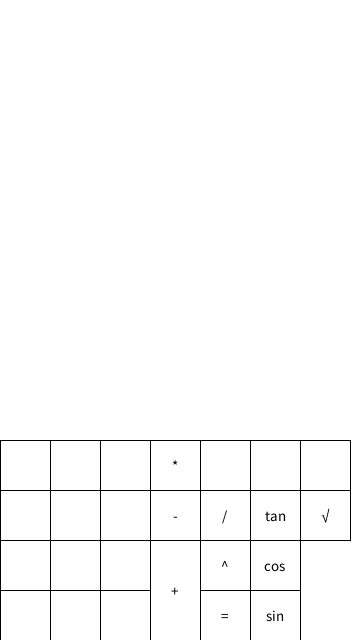
Frame 1 (no input)
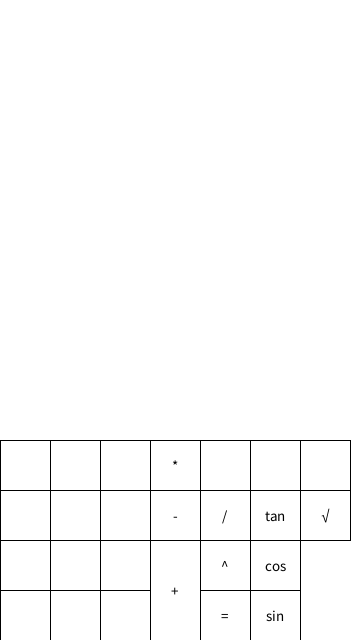
Frame 60 (the mouse pressed at the canvas centre just before this capture)
Frame 120 (the mouse held since frame 60 and released just before this capture): identical to frame 60, image omitted

The Processing sketch that drew these frames (run headless with seeded random() and noise(); from frame 60 on, the mouse is pressed at the canvas centre):

// Processing sketch: Calculator
// ── Calculator.pde
import java.util.*;

ArrayList<Button> button = new ArrayList<Button>();
ArrayList<SpecialButton> specialButton = new ArrayList<SpecialButton>();
Screen screen = new Screen();
Parser parser = new Parser();
Queue<String> history = new LinkedList<String>();

void setup(){
  frameRate(60);
  size(360, 640);
  
  float plusHeight = 0;
  float timesWidth = 0;
  for(int i = 0; i < 9; i++){
    if(i != 0 && i % 3 == 0){
      plusHeight += 50;
      timesWidth = 0;
    }
    button.add(new Number(str(i+1), timesWidth*50, (height-100) - plusHeight, 50, 50, 255));
    timesWidth++;
  }
  button.add(new Number("0", 0, (height-50), 50, 50, 255));
  button.add(new Number("00", 50, (height-50), 50, 50, 255));
  button.add(new Number(".", 100, (height-50), 50, 50, 255));
  button.add(new Operator("+", 1, 150, (height-100), 50, 100, 255));
  button.add(new Operator("-", 1, 150, (height-150), 50, 50, 255));
  button.add(new Operator("*", 2, 150, (height-200), 50, 50, 255));
  button.add(new Operator("/", 2, 200, (height-150), 50, 50, 255));
  button.add(new Operator("^", 3, 200, (height-100), 50, 50, 255));
  button.add(new Operator("sin", 3, 250, (height-50), 50, 50, 255));
  button.add(new Operator("cos", 3, 250, (height-100), 50, 50, 255));
  button.add(new Operator("tan", 3, 250, (height-150), 50, 50, 255));
   button.add(new Operator("√", 3, 300, (height-150), 50, 50, 255));
  button.add(new Equal(200, (height-50), 50, 50, 255));
  specialButton.add(new MCButton(250, height-200, 50, 50, 255));
  specialButton.add(new MRButton(200, height-200, 50, 50, 255));
  specialButton.add(new ClearButton(300, height-200, 50, 50, 255));
}

void draw(){
  background(255);
  for(int i = 0; i < button.size(); i++){
    button.get(i).render();
  }
  for(int i = 0; i < specialButton.size(); i++){
    specialButton.get(i).render();
  }
  screen.update();
}

void calculate(){
  char temp_op;
  double num_1, num_2;
  while(parser.operator.size() > 0){
    temp_op = parser.operator.remove();
    if(temp_op == '+'){
      num_1 = parser.number.remove();
      num_2 = parser.number.remove();
      Expression e = new AddExpression(new TerminalExpression(num_1), new TerminalExpression(num_2));
      parser.number.push(e.solve());
    }
    else if(temp_op == '-'){
      num_1 = parser.number.remove();
      num_2 = parser.number.remove();
      Expression e = new SubstractExpression(new TerminalExpression(num_1), new TerminalExpression(num_2));
      parser.number.push(e.solve());
    }
    else if(temp_op == '*'){
      num_1 = parser.number.remove();
      num_2 = parser.number.remove();
      Expression e = new MultiplyExpression(new TerminalExpression(num_1), new TerminalExpression(num_2));
      parser.number.push(e.solve());
    }
    else if(temp_op == '/'){
      num_1 = parser.number.remove();
      num_2 = parser.number.remove();
      Expression e = new DivideExpression(new TerminalExpression(num_1), new TerminalExpression(num_2));
      parser.number.push(e.solve());
    }
    else if(temp_op == '^'){
      num_1 = parser.number.remove();
      num_2 = parser.number.remove();
      Expression e = new PowExpression(new TerminalExpression(num_1), new TerminalExpression(num_2));
      parser.number.push(e.solve());
    }
      else if(temp_op == '√'){
      num_1 = parser.number.remove();
      Expression e = new RootExpression(new TerminalExpression(num_1));
      parser.number.push(e.solve());
    }
    else if(temp_op == 'c'){
      num_1 = parser.number.remove();
      temp_op = parser.operator.remove();
      temp_op = parser.operator.remove();
      Expression e = new CosExpression(new TerminalExpression(num_1));
      parser.number.push(e.solve());
    }
    else if(temp_op == 's'){
      num_1 = parser.number.remove();
      temp_op = parser.operator.remove();
      temp_op = parser.operator.remove();
      Expression e = new SinExpression(new TerminalExpression(num_1));
      parser.number.push(e.solve());
    }
    
    else if(temp_op == 't'){
      num_1 = parser.number.remove();
      temp_op = parser.operator.remove();
      temp_op = parser.operator.remove();
      Expression e = new TanExpression(new TerminalExpression(num_1));
      parser.number.push(e.solve());
    }
  }
}

void mouseClicked(){
  for(int i = 0; i < button.size(); i++){
    if(button.get(i).onHover()){
      try{
        button.get(i).addText();
      }
      catch (Exception e){
        println(e);
      }
      if(button.get(i).getValue().equals("=")){
        parser.parsing(screen.getShow());
        calculate();
        screen.setShow(String.valueOf(parser.number.pollFirst()));
      }
    }
  }
  for(int i = 0; i < specialButton.size(); i++){
    if(specialButton.get(i).onHover()){
      if(specialButton.get(i).getValue().equals("MC")){
        specialButton.get(i).function();
      }
      else if(specialButton.get(i).getValue().equals("MR")){
        specialButton.get(i).function();
      }
      else if(specialButton.get(i).getValue().equals("Clear")){
        screen.setShow(String.valueOf(""));
      }
    }
  }
}

// ── AddExpression.pde
class AddExpression extends BinaryExpression{
  
  AddExpression(Expression x, Expression y){
    super(x, y);
  }
  
  double solve(){
    return this.x.solve() + this.y.solve();
  }
}

// ── AddTextException.pde
class AddTextException extends Exception{
  
  public AddTextException(String s){
    super(s);
  }
}

// ── BinaryExpression.pde
abstract class BinaryExpression extends Expression{
  Expression x;
  Expression y;
  
  BinaryExpression(Expression x, Expression y){
    super();
    this.x = x;
    this.y = y;
  }
  
  abstract double solve();
}

// ── Button.pde
abstract class Button{
  
  // Position
  float positionX;
  float positionY;
  
  // Size
  float sizeX;
  float sizeY;  
  
  // Color
  color rgb;
  color background;
  
  Button(float positionX, float positionY, float sizeX, float sizeY, color rgb){
    this.positionX = positionX;
    this.positionY = positionY;
    this.sizeX = sizeX;
    this.sizeY = sizeY;
    this.rgb = rgb;
  }
  
  boolean onHover(){
    if(this.positionX <= mouseX && this.positionX + this.sizeX >= mouseX && this.positionY <= mouseY && this.positionY + this.sizeY >= mouseY){
      return true;
    }
    return false;
  }
  
  void setColor(){
    if(this.onHover()){
      if(this.rgb == #CC6600){
        this.background = color(0);
      }
      else{
        this.background = color(#CC6600);
      }
    }
    else{
      this.background = color(255);
    }
  }
  
  void render(){
    this.setColor();
    fill(this.background);
    rect(this.positionX, this.positionY, this.sizeX, this.sizeY);
  }
  
  // ABSTRACT METHOD
  abstract void addText() throws AddTextException;
  abstract String getValue();
  abstract int getPriority() throws PriorityException;
  //abstract String getType();
}

// ── Calculate.pde
class Calculate{
  
  Stack<Double> stack;
  Stack<Character> operator;
  ArrayList<String> list;
  
  Calculate(){
    stack = new Stack<Double>();
    operator = new Stack<Character>();
    list = new ArrayList<String>();
  }
  
  Calculate(String input){
    stack = new Stack<Double>();
    operator = new Stack<Character>();
    list = new ArrayList<String>();
    
    String number = "";
    for(int i = 0; i < input.length(); i++){
      if(this.isNumber(input.charAt(i)) || input.charAt(i) == '.'){
        number += input.charAt(i);
      }
      else{
        list.add(number);
        number = "";
        number += input.charAt(i);
        list.add(number);
        number = "";
      }
    }
    if(number.length() == 0){
      number += input.charAt(input.length());
    }
    list.add(number);
  }
  
  Double answer(){
    for(int i = 0; i < this.list.size(); i++){
      if(this.isOperand(this.list.get(i).charAt(0))){
        operator.add(list.get(i).charAt(0));
      }
      else{
        stack.add(Double.parseDouble(list.get(i)));
      }
      this.checkpoint(stack,operator,this.nextOp(i));
    }
    this.checkpoint(stack,operator,'0');
    println("ANJIR");
    return stack.pop();
  }
  
  char nextOp(int now){
    for(int i = now; i < this.list.size(); i++){
      if(this.isOperand(this.list.get(i).charAt(0))){
        return (this.list.get(i).charAt(0));
      }
    }
    return 0;
  }
  
  void checkpoint(Stack<Double> stack, Stack<Character> operator, char nextOp){
    while(stack.size() > 1 && operator.size() > 0){
      println("Kiri " + this.priorityOp(operator.peek()));
      println("Kanan " + this.priorityOp(nextOp));
      if(this.priorityOp(operator.peek()) > this.priorityOp(nextOp)){
        double num_2 = stack.pop();
        double num_1 = stack.pop();
        char op = operator.pop();
        double ans = this.operator(op, num_1, num_2);
        stack.push(ans);
      }
      else{
        break;
      }
    }
  }
  
  int priorityOp(char a){
    if(a == '+' || a == '-'){
      return 1;
    }
    else if(a == '*' || a == '/'){
      return 2;
    }
    else if(a == '^'){
      return 3;
    }
    return 0;
  }
  
  boolean isOperand(char a){
    int temp = (int) a;
    if(temp >= 40 && temp <= 47 || temp == 94){
      return true;
    }
    return false;
  }
  
  boolean isNumber(char a){
    int temp = (int) a;
    if(temp >= 48 && temp <= 57){
      return true;
    }
    return false;
  }
  
  double operator(char op, double num_1, double num_2){
    double result = 0;
    
    if(op == '+'){
      result = num_1 + num_2;
    }
    else if(op == '-'){
      result = num_1 - num_2;
    }
    else if(op == '*'){
      result = num_1 * num_2;
    }
    else if(op == '/'){
      result = num_1 / num_2;
    }
    else if(op == '^'){
      result = Math.pow(num_1, num_2);
    }
   
    return result;
  }
  
}

// ── Checker.pde
//class Checker{
  
//  boolean isValid(String input){
//    for(int i = 0; i < input.length(); i++){
//      if(!isNumber(input.charAt(i))){
        
//      }
//    }
//  }
  
//  private boolean isNumber(char check){
//    int temp = (int) check;
//    if(temp >= 48 && temp <= 57 || temp == 46){
//      return true;
//    }
//    return false;
//  }
//}

// ── ClearButton.pde
class ClearButton extends SpecialButton{
  ClearButton(float positionX, float positionY, float sizeX, float sizeY, color rgb){
    super("AC", positionX, positionY, sizeX, sizeY, rgb);
  }
  
    boolean isAvailable(){
    if(screen.getShow().length()!=0){
      return false;
    }
    return true;
  }
  
  @Override
  void function(){
    if(this.isAvailable()){
      println("DELETE");
    }
  
}
}

// ── CosExpression.pde
class CosExpression extends UnaryExpression {

  CosExpression(Expression x){
    super(x);
  }
  
  double solve(){
    return Math.cos(Math.toRadians(this.x.solve()));
  }
}

// ── DivideExpression.pde
class DivideExpression extends BinaryExpression {

  DivideExpression(Expression x, Expression y){
    super(x, y);
  }
  
  double solve(){
    return this.x.solve() / this.y.solve();
  }
}

// ── Equals.pde
class Equal extends Button{
  String value;
  
  public Equal(float positionX, float positionY, float sizeX, float sizeY, color rgb){
    super(positionX, positionY, sizeX, sizeY, rgb);
    this.value = "=";
  }
  
  String getValue(){
    return this.value;
  }
  
  public int getPriority() throws PriorityException{
    throw(new PriorityException("Priority Not Found"));
  }
  
  void addText(){
    screen.addShow(this.value);
  }
  
  @Override
  void render(){
    super.render();
    textSize(15);
    fill(0);
    textAlign(CENTER, CENTER);
    text(this.value, (positionX+sizeX/2), (positionY+sizeY/2));
  }
}

// ── Expression.pde
abstract class Expression{
  
  Expression(){}
  abstract double solve();
}

// ── MCButton.pde
class MCButton extends SpecialButton{
  MCButton(float positionX, float positionY, float sizeX, float sizeY, color rgb){
    super("MC", positionX, positionY, sizeX, sizeY, rgb);
  }
  
  private boolean isOperand(char check){
    int temp = (int) check;
    if((temp >= 40 && temp <= 45) || temp == 94){
      return true;
    }
    return false;
  }
  
  private boolean isIncludeOperand(String input){
    for(int i = 0; i < input.length(); i++){
      println(input.charAt(i));
      if(isOperand(input.charAt(i))){
        return true;
      }
    }
    return false;
  }
  
  boolean isAvailable(){
    if(this.isIncludeOperand(screen.getShow())){
      return false;
    }
    return true;
  }
  
  @Override
  void function(){
    if(this.isAvailable()){
      println("TRUE");
      history.add(screen.getShow());
    }
  }
}

// ── MRButton.pde
class MRButton extends SpecialButton{
  MRButton(float positionX, float positionY, float sizeX, float sizeY, color rgb){
    super("MR", positionX, positionY, sizeX, sizeY, rgb);
  }
  
  boolean isAvailable(){
    if(history.size() == 0){
      return false;
    }
    return true;
  }
  
  @Override
  void function(){
    if(this.isAvailable()){
      screen.addShow(history.remove());
    }
  }
}

// ── MultiplyExpression.pde
class MultiplyExpression extends BinaryExpression {

  MultiplyExpression(Expression x, Expression y){
    super(x, y);
  }
  
  double solve(){
    return this.x.solve() * this.y.solve();
  }
}

// ── NegativeExpression.pde
class NegativeExpression extends UnaryExpression{
  NegativeExpression(Expression x){
    super(x);
  }
  
  double solve(){
    return -(this.x.solve());
  }
}

// ── Number.pde
class Number extends Button{
  private String number;
  
  private color col;
  
  Number(String number, float positionX, float positionY, float sizeX, float sizeY, color rgb){
    super(positionX, positionY, sizeX, sizeY, rgb);
    this.number = number;
    this.col = rgb;
  }
  
  public String getValue(){
    return this.number;
  }
  
  public int getPriority() throws PriorityException{
    throw(new PriorityException("Priority Not Found"));
  }
  
  void addText(){
    screen.addShow(this.number);
  }
  
  @Override
  void render(){
    super.render();
    textSize(15);
    fill(this.col);
    textAlign(CENTER, CENTER);
    text(number, (positionX+sizeX/2), (positionY+sizeY/2));
  }
}

// ── Operator.pde
class Operator extends Button{
  private int priority;
  private String operator;
  
  Operator(String operator, int priority, float positionX, float positionY, float sizeX, float sizeY, color rgb){
    super(positionX, positionY, sizeX, sizeY, rgb);
    this.priority = priority;
    this.operator = operator;
  }
  
  public int getPriority(){
    return this.priority;
  }
  
  public String getValue(){
    return this.operator;
  }
  
  void addText(){
    screen.addShow(this.operator);
  }
  
  @Override
  void render(){
    super.render();
    textSize(15);
    fill(0);
    textAlign(CENTER, CENTER);
    text(this.operator, (positionX+sizeX/2), (positionY+sizeY/2));
  }
  
  //abstract double solve(double number1, double number2);
  //abstract double solve(double number1) throws OperatorException;
}

// ── OperatorException.pde
class OperatorException extends Exception{
  
  public OperatorException(String s){
    super(s);
  }
}

// ── Parser.pde
class Parser{
  Deque<Double> number;
  Queue<Character> operator;
  
  Parser(){
    number = new ArrayDeque<Double>();
    operator = new LinkedList<Character>();
  }
  
  void parsing(String input){
    String temp_num = "";
    for(int i = 0; i < input.length(); i++){
      
      if(isNumber(input.charAt(i))){
        temp_num += input.charAt(i);
      }
      else{
        this.operator.add(input.charAt(i));
        if(!temp_num.equals("")){
          this.number.add(Double.parseDouble(temp_num));
        }
        temp_num = "";
      }
    }
  }
  
  boolean isNumber(char check){
    int temp = (int) check;
    if(temp >= 48 && temp <= 57 || temp == 46){
      return true;
    }
    return false;
  }
}

// ── Parser2.pde
class Parser2 {  
  Expression parse(String Masukan){
    String temp = "";
    Queue<Expression> num = new LinkedList<Expression>(); 
    Queue<String> op = new LinkedList<String>();
    for(char a : Masukan.toCharArray()){
      if(a=='+'){
        op.add("+");
        if(isNumber(temp)){
          num.add(new TerminalExpression(Double.parseDouble(temp)));
        }
        else{
          num.add(parseMulDiv(temp));
        }
        temp="";
      }
      else if(a=='-'){
        op.add("-");
        if(isNumber(temp)){
          num.add(new TerminalExpression(Double.parseDouble(temp)));
        }
        else{
          num.add(parseMulDiv(temp));
        }
        temp="";
      }
      else{
        temp+=a;
      }
    }
    if(isNumber(temp)){
      num.add(new TerminalExpression(Double.parseDouble(temp)));
    }
    else{
      num.add(parseMulDiv(temp));
    }
    if(op.size()!=0){
      String endOP = op.remove();
      Expression end,tempEx;
      if(endOP=="+"){
        Expression a = num.remove();
        end = new AddExpression(a,num.remove());
      }
      else{
        Expression a = num.remove();
        end = new SubstractExpression(a,num.remove());
      }
      while(op.size()!=0){
        endOP = op.remove();
        if(endOP=="+"){
          tempEx = new AddExpression(end,num.remove());
        }
        else{
          tempEx = new SubstractExpression(end,num.remove());
        }
        end = tempEx;
      }
      return end;
    }
    else{
      return parseMulDiv(Masukan);
    }
  }
  
  Expression parseMulDiv(String Masukan){
    String temp = "";
    Queue<Expression> num = new LinkedList<Expression>(); 
    Queue<String> op = new LinkedList<String>();
    for(char a : Masukan.toCharArray()){
      if(a=='*'){
        op.add("*");
        if(isNumber(temp)){
          num.add(new TerminalExpression(Double.parseDouble(temp)));
        }
        else{
          num.add(parsePowRoot(temp));
        }
        temp="";
      }
      else if(a=='/'){
        op.add("/");
        if(isNumber(temp)){
          num.add(new TerminalExpression(Double.parseDouble(temp)));
        }
        else{
          num.add(parsePowRoot(temp));
        }
        temp="";
      }
      else{
        temp+=a;
      }
    }
    if(isNumber(temp)){
      num.add(new TerminalExpression(Double.parseDouble(temp)));
    }
    else{
      num.add(parsePowRoot(temp));
    }
    if(op.size()!=0){
      String endOP = op.remove();
      Expression end,tempEx;
      if(endOP=="*"){
        Expression a = num.remove();
        end = new MultiplyExpression(a,num.remove());
      }
      else{
        Expression a = num.remove();
        end = new DivideExpression(a,num.remove());
      }
      while(op.size()!=0){
        endOP = op.remove();
        if(endOP=="*"){
          tempEx = new MultiplyExpression(end,num.remove());
        }
        else{
          tempEx = new DivideExpression(end,num.remove());
        }
        end = tempEx;
      }
      return end;
    }
    else{
      return parsePowRoot(Masukan);
    }
  }
  
  Expression parsePowRoot(String Masukan){
    String temp = "";
    String trigono = "";
    Stack<TerminalExpression> num = new Stack(); 
    Stack<String> op = new Stack<String>();
    for(char a : Masukan.toCharArray()){
      if(a=='^'){
        op.push("^");
        num.push(new TerminalExpression(Double.parseDouble(temp)));
        temp="";
      }
      else if(a=='√'){
        op.push("√");
        if(temp!=""){
          num.push(new TerminalExpression(Double.parseDouble(temp)));
        }
        temp="";
      }
      else if(charNumber(a)){
        temp+=a;
      }
      else{
        trigono+=a;
        if(trigono.length()==3){
          op.push(trigono);
          trigono="";
        }
      }
    }
    num.push(new TerminalExpression(Double.parseDouble(temp)));
    String endOP = op.pop();
    Expression end,tempEx;
    
    if(endOP=="√"){
      end = new RootExpression(num.pop());
    }
    else if(endOP=="^"){
      TerminalExpression a = num.pop();
      end = new PowExpression(num.pop(),a);
    }
    else if(endOP=="cos"){
      TerminalExpression a = num.pop();
      end = new CosExpression(a);
    }
    else if(endOP=="tan"){
      TerminalExpression a = num.pop();
      end = new TanExpression(a);
    }
    else{
      TerminalExpression a = num.pop();
      end = new SinExpression(a);
    }
    while(!op.empty()){
      endOP = op.pop();
      if(endOP=="√"){
        tempEx = new RootExpression(end);
      }
      else if(endOP=="^"){
        tempEx = new PowExpression(num.pop(),end);
      }
      else if(endOP=="cos"){
        tempEx = new CosExpression(end);
      }
      else if(endOP=="tan"){
        tempEx = new TanExpression(end);
      }
      else{
        tempEx = new SinExpression(end);
      }
      end = tempEx;
    }
    return end;
  }
  

  boolean isNumber(String check){
    boolean ans=true;
    for(char a:check.toCharArray()){
      int temp = (int) a;
      if(!(temp >= 48 && temp <= 57 || temp == 46)){
        ans = false;
      }
    }
    return ans;
  }
  boolean charNumber(char temp){
    return (temp >= 48 && temp <= 57 || temp == 46);
  }
}

// ── Parser3.pde
class Parser3{
  
  
  
}

// ── PowExpression.pde
class PowExpression extends BinaryExpression {

  PowExpression(Expression x, Expression y){
    super(x, y);
  }
  
  double solve(){
    return Math.pow(this.x.solve(),this.y.solve());
  }
}

// ── PowerExpression.pde
class PowerExpression extends BinaryExpression{
  PowerExpression(Expression x, Expression y){
    super(x, y);
  }
  
  double solve(){
    return Math.pow(this.x.solve(), this.y.solve());
  }
}  

// ── PriorityException.pde
class PriorityException extends Exception{
  
  public PriorityException(String s){
    super(s);
  }
}

// ── RootExpression.pde
class RootExpression extends UnaryExpression {

  RootExpression(Expression x){
    super(x);
  }
  
  double solve(){
    return Math.sqrt(this.x.solve());
  }
}

// ── Screen.pde
class Screen{
  
  String show;
  
  Screen(){
    this.show = "";
  }
  
  void setShow(String c){
    this.show = c;
  }
  
  void addShow(String c){
    this.show += c;
  }
  
  String getShow(){
    return this.show;
  }
  
  void update(){
    textSize(30);
    fill(0);
    textAlign(RIGHT, RIGHT);
    //margin
    fill(204, 102, 0);
    text(this.show, width - 10, height/2 - 60);
  }
}

// ── Show.pde
class Show{
  
  String show;
  
  Show(){
    this.show = "";
  }
  
  void setShow(String c){
    this.show = c;
  }
  
  void addShow(String c){
    this.show += c;
  }
  
  String getShow(){
    return this.show;
  }
  
  void update(){
    textSize(30);
    fill(0);
    textAlign(RIGHT, CENTER);
    text(this.show, width/2, height/2);
  }
}

// ── SinExpression.pde
class SinExpression extends UnaryExpression {

  SinExpression(Expression x){
    super(x);
  }
  
  double solve(){
    return Math.sin(Math.toRadians(this.x.solve()));
  }
}

// ── SpecialButton.pde
abstract class SpecialButton extends Button{
  
  String val;
  
  private color col;
  
  SpecialButton(String val, float positionX, float positionY, float sizeX, float sizeY, color rgb){
    super(positionX, positionY, sizeX, sizeY, rgb);
    this.val = val;
    this.col = rgb;
  }
  
  String getValue(){
    return this.val;
  }
  
  void addText() throws AddTextException{
    throw(new AddTextException("This Button Cannot Add Text"));
  }
  
  int getPriority() throws PriorityException{
    throw(new PriorityException("This Button Don't Have Priority"));
  }
  
  @Override
  void render(){
    super.render();
    textSize(16);
    fill(this.col);
    textAlign(CENTER, CENTER);
    text(val, (positionX+sizeX/2), (positionY+sizeY/2));
  }
  
  abstract boolean isAvailable();
  abstract void function();
}

// ── SubstractExpression.pde
class SubstractExpression extends BinaryExpression{
  SubstractExpression(Expression x, Expression y){
    super(x, y);
  }
  
  double solve(){
    return this.x.solve() - this.y.solve();
  }
}

// ── TanExpression.pde
class TanExpression extends UnaryExpression {

  TanExpression(Expression x){
    super(x);
  }
  
  double solve(){
    return Math.tan(Math.toRadians(this.x.solve()));
  }
}

// ── TerminalExpression.pde
class TerminalExpression extends Expression{
  double x;
  
  TerminalExpression(double x){
    super();
    this.x = x;
  }
  
  double solve(){
    return this.x;
  }
}

// ── UnaryExpression.pde
abstract class UnaryExpression extends Expression{
  
  Expression x;
  
  UnaryExpression(Expression x){
    super();
    this.x = x;
  }
  
  abstract double solve();
}

// ── UndoButton.pde
class UndoButton extends SpecialButton{
  UndoButton(float positionX, float positionY, float sizeX, float sizeY, color rgb){
    super("<-", positionX, positionY, sizeX, sizeY, rgb);
  }
  
  boolean isAvailable(){
    if(screen.getShow().length()!=0){
      return false;
    }
    return true;
  }
  
  @Override
  void function(){
    if(this.isAvailable()){
      println("UNDO");
    }
  }
}
